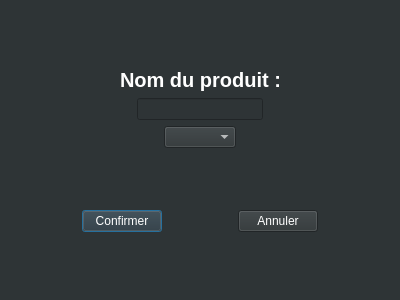
<?xml version="1.0" encoding="UTF-8"?>
<ui version="4.0">
 <class>DialogModifProduit</class>
 <widget class="QDialog" name="DialogModifProduit">
  <property name="geometry">
   <rect>
    <x>0</x>
    <y>0</y>
    <width>400</width>
    <height>300</height>
   </rect>
  </property>
  <property name="windowTitle">
   <string>Modification Produit</string>
  </property>
  <property name="styleSheet">
   <string notr="true">background-color:rgb(46, 52, 54);
color:rgb(255, 255, 255);</string>
  </property>
  <layout class="QVBoxLayout" name="verticalLayout_2">
   <item>
    <layout class="QVBoxLayout" name="verticalLayout">
     <item>
      <spacer name="verticalSpacer">
       <property name="orientation">
        <enum>Qt::Vertical</enum>
       </property>
       <property name="sizeHint" stdset="0">
        <size>
         <width>20</width>
         <height>40</height>
        </size>
       </property>
      </spacer>
     </item>
     <item>
      <layout class="QHBoxLayout" name="horizontalLayout_3">
       <item>
        <spacer name="horizontalSpacer_5">
         <property name="orientation">
          <enum>Qt::Horizontal</enum>
         </property>
         <property name="sizeHint" stdset="0">
          <size>
           <width>40</width>
           <height>20</height>
          </size>
         </property>
        </spacer>
       </item>
       <item>
        <widget class="QLabel" name="label">
         <property name="font">
          <font>
           <pointsize>15</pointsize>
           <bold>true</bold>
          </font>
         </property>
         <property name="text">
          <string>Nom du produit :</string>
         </property>
        </widget>
       </item>
       <item>
        <spacer name="horizontalSpacer_6">
         <property name="orientation">
          <enum>Qt::Horizontal</enum>
         </property>
         <property name="sizeHint" stdset="0">
          <size>
           <width>40</width>
           <height>20</height>
          </size>
         </property>
        </spacer>
       </item>
      </layout>
     </item>
     <item>
      <layout class="QHBoxLayout" name="horizontalLayout_2">
       <item>
        <spacer name="horizontalSpacer_4">
         <property name="orientation">
          <enum>Qt::Horizontal</enum>
         </property>
         <property name="sizeHint" stdset="0">
          <size>
           <width>40</width>
           <height>20</height>
          </size>
         </property>
        </spacer>
       </item>
       <item>
        <widget class="QLineEdit" name="lineEditNom"/>
       </item>
       <item>
        <spacer name="horizontalSpacer_7">
         <property name="orientation">
          <enum>Qt::Horizontal</enum>
         </property>
         <property name="sizeHint" stdset="0">
          <size>
           <width>40</width>
           <height>20</height>
          </size>
         </property>
        </spacer>
       </item>
      </layout>
     </item>
     <item>
      <layout class="QHBoxLayout" name="horizontalLayout_4">
       <item>
        <spacer name="horizontalSpacer_8">
         <property name="orientation">
          <enum>Qt::Horizontal</enum>
         </property>
         <property name="sizeHint" stdset="0">
          <size>
           <width>40</width>
           <height>20</height>
          </size>
         </property>
        </spacer>
       </item>
       <item>
        <widget class="QComboBox" name="comboBoxRayon"/>
       </item>
       <item>
        <spacer name="horizontalSpacer_9">
         <property name="orientation">
          <enum>Qt::Horizontal</enum>
         </property>
         <property name="sizeHint" stdset="0">
          <size>
           <width>40</width>
           <height>20</height>
          </size>
         </property>
        </spacer>
       </item>
      </layout>
     </item>
     <item>
      <spacer name="verticalSpacer_2">
       <property name="orientation">
        <enum>Qt::Vertical</enum>
       </property>
       <property name="sizeHint" stdset="0">
        <size>
         <width>20</width>
         <height>40</height>
        </size>
       </property>
      </spacer>
     </item>
     <item>
      <layout class="QHBoxLayout" name="horizontalLayout">
       <item>
        <spacer name="horizontalSpacer_3">
         <property name="orientation">
          <enum>Qt::Horizontal</enum>
         </property>
         <property name="sizeHint" stdset="0">
          <size>
           <width>40</width>
           <height>20</height>
          </size>
         </property>
        </spacer>
       </item>
       <item>
        <widget class="QPushButton" name="pushButtonValider">
         <property name="text">
          <string>Confirmer</string>
         </property>
        </widget>
       </item>
       <item>
        <spacer name="horizontalSpacer">
         <property name="orientation">
          <enum>Qt::Horizontal</enum>
         </property>
         <property name="sizeHint" stdset="0">
          <size>
           <width>40</width>
           <height>20</height>
          </size>
         </property>
        </spacer>
       </item>
       <item>
        <widget class="QPushButton" name="pushButton_2">
         <property name="text">
          <string>Annuler</string>
         </property>
        </widget>
       </item>
       <item>
        <spacer name="horizontalSpacer_2">
         <property name="orientation">
          <enum>Qt::Horizontal</enum>
         </property>
         <property name="sizeHint" stdset="0">
          <size>
           <width>40</width>
           <height>20</height>
          </size>
         </property>
        </spacer>
       </item>
      </layout>
     </item>
     <item>
      <spacer name="verticalSpacer_3">
       <property name="orientation">
        <enum>Qt::Vertical</enum>
       </property>
       <property name="sizeHint" stdset="0">
        <size>
         <width>20</width>
         <height>40</height>
        </size>
       </property>
      </spacer>
     </item>
    </layout>
   </item>
  </layout>
 </widget>
 <resources/>
 <connections/>
</ui>
